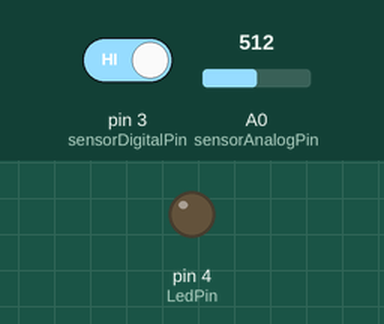
A sketch run on a simulated Arduino Uno, built with avr-gcc and run on an emulated ATmega328P. Parts: output pins drawn as LEDs (lit = HIGH). The test bench sets the inputs (shaded band); at power-on: pin 3 (sensorDigitalPin) HIGH, A0 (sensorAnalogPin) = 512. What the sketch prints to the serial monitor is not drawn.

Above: at 1.2 s.
1.3 s: pin 3 (sensorDigitalPin) driven LOW
At 2.5 s:
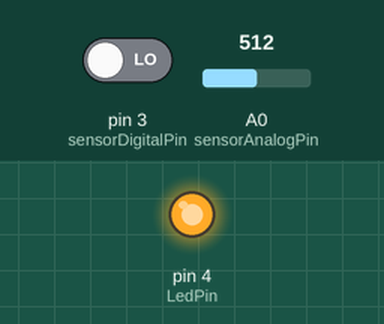
2.8 s: pin 3 (sensorDigitalPin) driven HIGH
At 4.2 s:
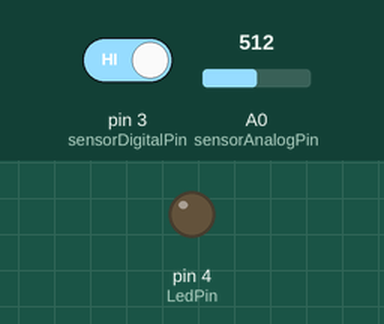
Timing chart, 0 to 5.8 s (numbered marks = the images above; inputs shaded):
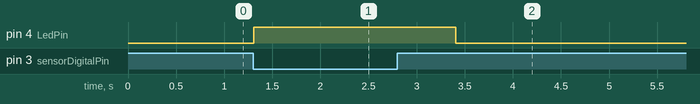

Measured:
- after the input at 1.3 s, pin 4 (LedPin): LOW → HIGH at once
- after the input at 2.8 s, pin 4 (LedPin): HIGH → LOW after 0.61 s

The sketch:

Sound_Activated_Light.ino
```cpp
int  sensorAnalogPin = A0;
int  sensorDigitalPin = 3;
int  analogValue = 0;
int  LedPin = 4;
int digitalValue;

void setup()
{
  Serial.begin(9600);
  pinMode(sensorDigitalPin,INPUT);
  pinMode(LedPin,OUTPUT);
}

void loop(){
  analogValue = analogRead(sensorAnalogPin);
  digitalValue=digitalRead(sensorDigitalPin);
  Serial.println(analogValue);

  if(digitalValue==LOW)
  {
    digitalWrite(LedPin,HIGH);
    delay(1000);
  }
  else
  {
    digitalWrite(LedPin,LOW);
  }

  delay(50);
}
```
